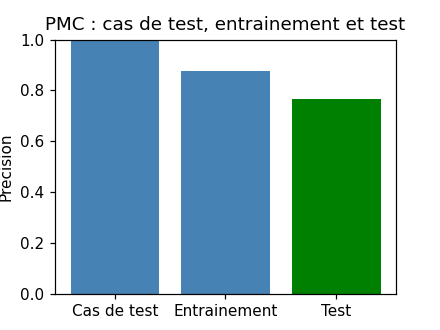

Generate this figure with Python:
"""
test_etape3.py - Teste ETAPE3.multiLayersPerceptron.c depuis Python (ctypes)

Verifie que :
  1. le PMC (Perceptron Multi-Couches) reussit sur les 3 exemples de test fixes
  2. le PMC reussit aussi sur une portion du vrai dataset (photos de dechets),
     avec un vrai split entrainement/test (run_pmc_dataset() renvoie maintenant
     les poids appris, qu'on reutilise avec predire_pmc() sur les photos de test
     jamais vues pendant l'entrainement)

Utilisation (depuis la racine du repo), apres avoir compile la bibliotheque :
    python C-algorithms/test_etape3.py
"""

import ctypes
import os
import sys

import matplotlib.pyplot as plt
import numpy as np
from PIL import Image

DOSSIER = os.path.dirname(os.path.abspath(__file__))
NOM_LIB = "ETAPE3.multiLayersPerceptron.dll" if sys.platform.startswith("win") else "ETAPE3.multiLayersPerceptron.so"
lib = ctypes.CDLL(os.path.join(DOSSIER, NOM_LIB))

P_DOUBLE = ctypes.POINTER(ctypes.c_double)
P_INT = ctypes.POINTER(ctypes.c_int)

lib.run_pmc_dataset.argtypes = [P_DOUBLE, P_INT, ctypes.c_int, ctypes.c_int, ctypes.c_int, ctypes.c_int,
                                 P_DOUBLE, P_DOUBLE, P_DOUBLE, P_DOUBLE]
lib.run_pmc_dataset.restype = ctypes.c_int

lib.predire_pmc.argtypes = [P_DOUBLE, P_DOUBLE, P_DOUBLE, P_DOUBLE, P_DOUBLE,
                             ctypes.c_int, ctypes.c_int, ctypes.c_int]
lib.predire_pmc.restype = ctypes.c_int

lib.pmc_sauvegarder.argtypes = [ctypes.c_char_p, P_DOUBLE, P_DOUBLE, P_DOUBLE, P_DOUBLE,
                                ctypes.c_int, ctypes.c_int, ctypes.c_int]
lib.pmc_sauvegarder.restype = ctypes.c_int
lib.pmc_charger.argtypes = [ctypes.c_char_p, P_DOUBLE, P_DOUBLE, P_DOUBLE, P_DOUBLE,
                            P_INT, P_INT, P_INT]
lib.pmc_charger.restype = ctypes.c_int

H_DIM, OUT_DIM = 8, 3


def sauvegarder_pmc(chemin, poids, in_dim=12):
    W1, b1, W2, b2 = poids
    return lib.pmc_sauvegarder(chemin.encode(), W1.ctypes.data_as(P_DOUBLE), b1.ctypes.data_as(P_DOUBLE),
                               W2.ctypes.data_as(P_DOUBLE), b2.ctypes.data_as(P_DOUBLE),
                               in_dim, H_DIM, OUT_DIM)


def charger_pmc(chemin, in_dim=12):
    W1, b1 = np.zeros(in_dim * H_DIM), np.zeros(H_DIM)
    W2, b2 = np.zeros(H_DIM * OUT_DIM), np.zeros(OUT_DIM)
    n_in, n_h, n_out = ctypes.c_int(), ctypes.c_int(), ctypes.c_int()
    if lib.pmc_charger(chemin.encode(), W1.ctypes.data_as(P_DOUBLE), b1.ctypes.data_as(P_DOUBLE),
                       W2.ctypes.data_as(P_DOUBLE), b2.ctypes.data_as(P_DOUBLE), n_in, n_h, n_out) != 0:
        raise IOError(f"Impossible de lire {chemin}")
    return (W1, b1, W2, b2)


def entrainer_pmc(vecteurs, classes, in_dim=12):
    """Entraine le PMC en C. Renvoie (bonnes_predictions_entrainement, poids)."""
    vecteurs = np.ascontiguousarray(vecteurs, dtype=np.float64)
    classes = np.ascontiguousarray(classes, dtype=np.int32)
    n_exemples = len(vecteurs)
    W1, b1 = np.zeros(in_dim * H_DIM), np.zeros(H_DIM)
    W2, b2 = np.zeros(H_DIM * OUT_DIM), np.zeros(OUT_DIM)
    bonnes = lib.run_pmc_dataset(
        vecteurs.ctypes.data_as(P_DOUBLE), classes.ctypes.data_as(P_INT),
        n_exemples, in_dim, H_DIM, OUT_DIM,
        W1.ctypes.data_as(P_DOUBLE), b1.ctypes.data_as(P_DOUBLE),
        W2.ctypes.data_as(P_DOUBLE), b2.ctypes.data_as(P_DOUBLE))
    return bonnes, (W1, b1, W2, b2)


def predire_pmc(vecteur, poids, in_dim=12):
    """Predit la classe d'un seul exemple a partir de poids DEJA entraines (pas d'entrainement ici)."""
    W1, b1, W2, b2 = poids
    vecteur = np.ascontiguousarray(vecteur, dtype=np.float64)
    return lib.predire_pmc(
        vecteur.ctypes.data_as(P_DOUBLE),
        W1.ctypes.data_as(P_DOUBLE), b1.ctypes.data_as(P_DOUBLE),
        W2.ctypes.data_as(P_DOUBLE), b2.ctypes.data_as(P_DOUBLE),
        in_dim, H_DIM, OUT_DIM)


def image_vers_vecteur(chemin, taille=(2, 2)):
    img = Image.open(chemin).convert("RGB")
    img = img.resize(taille)
    return (np.array(img) / 255.0).flatten()


def lister_images(dossier):
    extensions = (".jpg", ".jpeg", ".png", ".webp")
    return [os.path.join(dossier, f) for f in sorted(os.listdir(dossier)) if f.lower().endswith(extensions)]


def separer_train_test(chemins, classes, proportion_test=0.2, graine=0):
    """Split stratifie : au moins 1 exemple de test par classe, meme si la classe est petite."""
    rng_split = np.random.default_rng(graine)
    chemins = np.array(chemins)
    train_idx, test_idx = [], []
    for c in np.unique(classes):
        idx = np.where(classes == c)[0]
        rng_split.shuffle(idx)
        n_test = max(1, round(len(idx) * proportion_test))
        test_idx.extend(idx[:n_test])
        train_idx.extend(idx[n_test:])
    return (chemins[train_idx].tolist(), classes[train_idx],
            chemins[test_idx].tolist(), classes[test_idx])


tout_ok = True


def verifier(nom, condition):
    global tout_ok
    tout_ok &= bool(condition)
    print(f"[{'OK' if condition else 'ECHEC'}] {nom}")


def main():
    print("=== Cas de test du prof (donnees dans le fichier C) ===")
    vecteurs_test = np.array([
        [1, 0, 0, 0, 1, 0, 0, 0, 1, 1, 1, 1],
        [0, 0, 0, 0, 1, 1, 0, 0, 1, 1, 1, 1],
        [1, 0, 0, 0, 1, 0, 1, 0, 1, 0, 1, 0],
    ], dtype=np.float64)
    vraies_classes_test = np.array([2, 0, 1], dtype=np.int32)
    bonnes_test, _ = entrainer_pmc(vecteurs_test, vraies_classes_test)
    verifier(f"Cas de test : {bonnes_test}/3 bonnes predictions", bonnes_test == 3)

    print("\n=== Donnees reelles envoyees depuis Python (photos de dechets) ===")
    chemins_plastic = lister_images(os.path.join(DOSSIER, "..", "dataset-img", "plastic"))
    chemins_verre = lister_images(os.path.join(DOSSIER, "..", "dataset-img", "verre"))
    chemins_metal = lister_images(os.path.join(DOSSIER, "..", "dataset-img", "metal"))
    chemins = chemins_plastic + chemins_verre + chemins_metal
    classes = np.array([0] * len(chemins_plastic) + [1] * len(chemins_verre) + [2] * len(chemins_metal))

    chemins_train, classes_train, chemins_test, classes_test = separer_train_test(chemins, classes)
    vecteurs_train = np.array([image_vers_vecteur(c) for c in chemins_train])
    vecteurs_test = np.array([image_vers_vecteur(c) for c in chemins_test])

    bonnes_train, poids = entrainer_pmc(vecteurs_train, classes_train)
    precision_train = bonnes_train / len(chemins_train)

    predictions_test = np.array([predire_pmc(v, poids) for v in vecteurs_test])
    precision_test = (predictions_test == classes_test).mean()

    print(f"Entrainement : {len(chemins_train)} photos, Test : {len(chemins_test)} photos (jamais vues)")
    verifier(f"Dataset reel - precision entrainement {precision_train:.0%}", precision_train >= 0.5)
    verifier(f"Dataset reel - precision test {precision_test:.0%}", precision_test >= 0.3)

    plt.figure(figsize=(4, 3))
    plt.bar(["Cas de test", "Entrainement", "Test"],
            [bonnes_test / 3, precision_train, precision_test], color=["steelblue", "steelblue", "green"])
    plt.ylim(0, 1)
    plt.ylabel("Precision")
    plt.title("PMC : cas de test, entrainement et test")
    chemin_fig = os.path.join(DOSSIER, "test_etape3.png")
    plt.savefig(chemin_fig, dpi=110)
    print(f"\nFigure enregistree : {chemin_fig}")

    print("\n=== Sauvegarde / chargement ===")
    chemin_modele = os.path.join(DOSSIER, "pmc_sauvegarde.txt")
    sauvegarder_pmc(chemin_modele, poids)
    poids_recharges = charger_pmc(chemin_modele)
    memes_poids = all(np.allclose(a, b) for a, b in zip(poids, poids_recharges))
    verifier("Modele recharge : memes poids", memes_poids)
    os.remove(chemin_modele)

    print("\n" + ("TOUS LES TESTS PASSENT" if tout_ok else "AU MOINS UN TEST ECHOUE"))
    plt.show()


if __name__ == "__main__":
    main()
